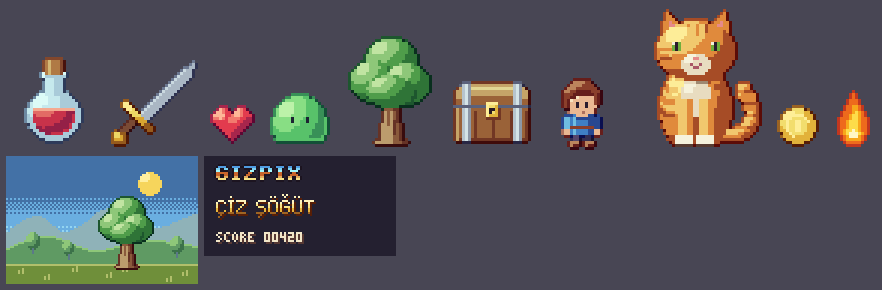
#> input picture pixart/gallery.png, 1764 x 580 px (shown at 1/2 size); its folder holds only this picture in this run
$ python -i core.py   (imports and definitions only)
#> lines starting #> are read from the running program, lines starting #| are printed output that depends on the picture
# SPDX-License-Identifier: AGPL-3.0-or-later
"""pixart.core - an indexed pixel-art canvas that does the craft for you. Pure numpy + PIL + scipy.

The idea: the caller (a person or an AI agent) says WHAT is where - masks built from on-grid shapes - and which colour ramp and form each part has.
The canvas does the pixel craft the books ask for: hue-shifted ramps, one light for every part, form shading in a few flat tones, tone clusters without
specks, a 1 px light-aware outline, cast shadows between parts, optional inner anti-aliasing and checker dither, and a lint that measures the result.
Every pixel is (ramp, tone), never a free colour, so the palette stays small and exact. KNOWLEDGE.md has the rules and where they come from."""
import colorsys, importlib.util, json, math, os
import numpy as np
from PIL import Image, ImageDraw
from scipy import ndimage as ndi

ROOT = os.path.dirname(os.path.dirname(os.path.abspath(__file__)))
COOL, WARM = 0.70, 0.14                     # hue shadows drift to (blue-violet) and highlights drift to (yellow)
LIGHTS = {"tl": (-0.5, -0.6), "tr": (0.5, -0.6), "top": (0.0, -0.75), "l": (-0.75, -0.2), "r": (0.75, -0.2), "front": (0.0, -0.3)}
# light value (0..1) -> tone index, per ramp length: the base tone gets the most room, the highlight the least
THRESH = {2: [.45], 3: [.3, .85], 4: [.25, .70, .94], 5: [.12, .36, .70, .94], 6: [.1, .28, .5, .74, .95]}
PALETTES = {   # well-known public palettes, for export(palette=...)
    "pico8": "000000 1d2b53 7e2553 008751 ab5236 5f574f c2c3c7 fff1e8 ff004d ffa300 ffec27 00e436 29adff 83769c ff77a8 ffccaa",
    "sweetie16": "1a1c2c 5d275d b13e53 ef7d57 ffcd75 a7f070 38b764 257179 29366f 3b5dc9 41a6f6 73eff7 f4f4f4 94b0c2 566c86 333c57",
    "db16": "140c1c 442434 30346d 4e4a4e 854c30 346524 d04648 757161 597dce d27d2c 8595a1 6daa2c d2aa99 6dc2ca dad45e deeed6",
    "gameboy": "0f380f 306230 8bac0f 9bbc0f",
}


# [6 lines left out: function rgb, not called in this run]


def _hsv(h, s, v): return tuple(int(round(x * 255)) for x in colorsys.hsv_to_rgb(h % 1, min(1, max(0, s)), min(1, max(0, v))))
def _toward(h, target, amt): d = (target - h + 0.5) % 1 - 0.5; return h + max(-amt, min(amt, d))      # at most `amt` of the wheel, the short way, never past the target
def lum(c): return (0.299 * c[0] + 0.587 * c[1] + 0.114 * c[2]) / 255


class Ramp:
    """the tones of one material, dark -> light, plus its own outline colour (`line`, tone -1)"""
    # [5 lines left out: function __init__, not called in this run]
    def __len__(s): return len(s.cols)
    def __repr__(s): return f"Ramp {s.name or ''} line #%02x%02x%02x tones " % s.line + " ".join("#%02x%02x%02x" % c for c in s.cols) + f" base={s.base}"


# [29 lines left out: functions ramp, ramp9, not called in this run]


# ---- masks: plain numpy bool arrays the size of the canvas; combine with | & ~ ----
_house = None
# [16 lines left out: function house, not called in this run]


def shift(m, dx, dy):
    out = np.zeros_like(m); h, w = m.shape[:2]; src = m[max(0, -dy):h - max(0, dy), max(0, -dx):w - max(0, dx)]
    out[max(0, dy):max(0, dy) + src.shape[0], max(0, dx):max(0, dx) + src.shape[1]] = src; return out


def grow(m, n=1, diag=False): return m.copy() if n < 1 else ndi.binary_dilation(m, ndi.generate_binary_structure(2, 2 if diag else 1), iterations=n)
def shrink(m, n=1, diag=False): return m.copy() if n < 1 else ndi.binary_erosion(m, ndi.generate_binary_structure(2, 2 if diag else 1), iterations=n)


# [17 lines left out: functions rim, palette_of, flipx, not called in this run]


def sym(m, axis=None): return m | flipx(m, axis)


# [25 lines left out: functions _pixel_perfect, _bres, _nb, not called in this run]


_lint_mod = None
# [5 lines left out: function _pixel_lint, not called in this run]


class Canvas:
    """w x h pixels; light = a name from LIGHTS or (lx, ly) pointing TOWARD the light (y up is negative). One light for the whole picture."""
    # [13 lines left out: functions __init__, _r, not called in this run]

    # ---- shapes (all return masks; x, y = top-left pixel, w, h in pixels) ----
    def empty(s): return np.zeros((s.h, s.w), bool)

    # [14 lines left out: functions rect, oval, not called in this run]

    def ring(s, x, y, w, h, t=2, angle=0, t2=None):
        """an oval band: t px thick at the sides, t2 px at the top and bottom (default t). Finger rings, hoops, cage wires, rims; t != t2 = a band seen at an angle."""
        t2 = t if t2 is None else t2; return s.oval(x, y, w, h, angle) & ~s.oval(x + t, y + t2, w - 2 * t, h - 2 * t2, angle)

    def poly(s, pts):
        im = Image.new("1", (s.w, s.h), 0); ImageDraw.Draw(im).polygon([(int(x), int(y)) for x, y in pts], fill=1, outline=1); return np.array(im, bool)

    # [33 lines left out: functions _path, line, _spline, curve, not called in this run]

    def blob(s, pts):
        """a filled organic shape whose edge passes through the points (points may lie outside the canvas)"""
        im = Image.new("1", (s.w, s.h), 0); ImageDraw.Draw(im).polygon([(round(x), round(y)) for x, y in s._spline(pts, True)], fill=1, outline=1); return np.array(im, bool)

    # [98 lines left out: functions limb, pipe, spaced, ellipse_pts, segments, flip and 5 more, not called in this run]

    # ---- paint ----
    def _bbox(s, m, box):
        if box: x, y, w, h = box; return x, y, x + w - 1, y + h - 1
        ys, xs = np.nonzero(m); return xs.min(), ys.min(), xs.max(), ys.max()

    # [63 lines left out: functions _span, _quant, _declutter, fill, not called in this run]

    def px(s, x, y, r, tone=None):
        """one deliberate pixel (eye, glint); protected from clean-up and counted as intended by the lint"""
        if 0 <= x < s.w and 0 <= y < s.h: ri = s._r(r); R = s.ramps[ri]; s.rid[y, x] = ri; s.tone[y, x] = R.base if tone is None else max(-1, min(len(R) - 1, tone)); s.lock[y, x] = True      # a tone past the ramp's end takes the end tone; s.ol[y, x] = False

    # [39 lines left out: functions put, retone, texture, seam, links, not called in this run]

    def erase(s, m): s.rid[m] = -1; s.ol[m] = False; s.lock[m] = False; return m

    # ---- finishing passes ----
    # [114 lines left out: functions outline, aa, _defects, tidy, paste, text and 3 more, not called in this run]

    def save(s, path, scale=1, bg=None, palette=None):
        os.makedirs(os.path.dirname(os.path.abspath(path)), exist_ok=True); s.image(scale, bg, palette).save(path); return path

    # [53 lines left out: functions silhouette, preview, lint, not called in this run]


def lint_all(frames, budget=None):
    """lint every frame of an animation or sheet (a list of canvases, or rows of them): prints and returns {flag: number of frames that raise it}"""
    flat = [f for r in frames for f in (r if isinstance(r, (list, tuple)) else [r])]; out = {}
    for f in flat:
        for fl in f.lint(budget, quiet=True)[1]: key = fl.split(":")[0].split(" (")[0]; key = "".join(ch for ch in key if not ch.isdigit()).strip(); out[key] = out.get(key, 0) + 1
    print(f"lint of {len(flat)} frames: " + ("; ".join(f"{k} x{v}" for k, v in sorted(out.items(), key=lambda kv: -kv[1])) or "no flags")); return out


# [28 lines left out: functions export, sheet, strip, not called in this run]

>>> import cv2
>>> picture = cv2.imread('gallery.png', cv2.IMREAD_GRAYSCALE)
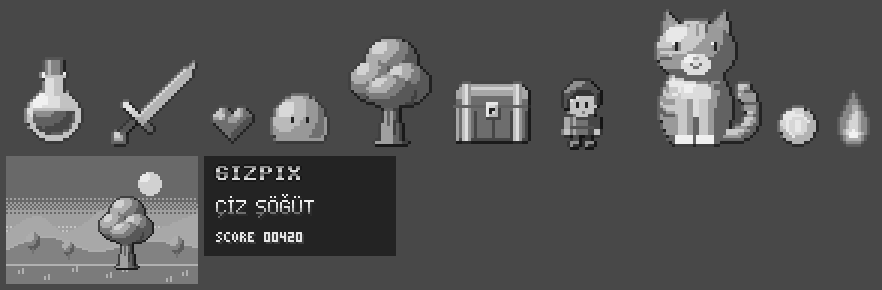
#> picture: shape (580, 1764) (shown at 1/2 size); min 20, max 242, mean 84.4
>>> result = lint_all(picture)
#> in lint_all, `flat = [f for r in frames for f in (r if isinstance(r, (list, tuple)) `: flat = 580 items
#> the loop in lint_all, `for f in flat:` made 1 pass
#> after the loop in lint_all, `for f in flat:`: out = 0 items
#> (the run stopped early here; a loop or call above may not have finished)
